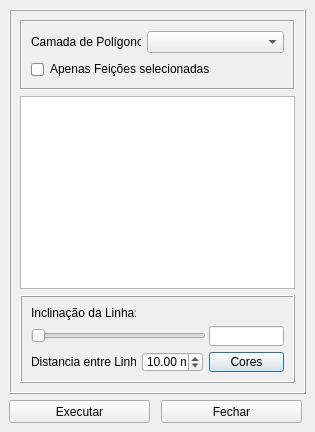
<?xml version="1.0" encoding="UTF-8"?>
<ui version="4.0">
 <class>LinhasdentroPoligonoDialog</class>
 <widget class="QDialog" name="LinhasdentroPoligonoDialog">
  <property name="geometry">
   <rect>
    <x>0</x>
    <y>0</y>
    <width>315</width>
    <height>432</height>
   </rect>
  </property>
  <property name="minimumSize">
   <size>
    <width>315</width>
    <height>432</height>
   </size>
  </property>
  <property name="maximumSize">
   <size>
    <width>329</width>
    <height>432</height>
   </size>
  </property>
  <property name="windowTitle">
   <string>Dialog</string>
  </property>
  <property name="windowIcon">
   <iconset>
    <normaloff>../icones/dentrolinhas.png</normaloff>../icones/dentrolinhas.png</iconset>
  </property>
  <widget class="QFrame" name="frame">
   <property name="geometry">
    <rect>
     <x>9</x>
     <y>9</y>
     <width>297</width>
     <height>385</height>
    </rect>
   </property>
   <property name="frameShape">
    <enum>QFrame::Shape::Box</enum>
   </property>
   <property name="frameShadow">
    <enum>QFrame::Shadow::Raised</enum>
   </property>
   <layout class="QGridLayout" name="gridLayout_3">
    <item row="0" column="0">
     <widget class="QFrame" name="frame_2">
      <property name="frameShape">
       <enum>QFrame::Shape::Box</enum>
      </property>
      <property name="frameShadow">
       <enum>QFrame::Shadow::Sunken</enum>
      </property>
      <layout class="QGridLayout" name="gridLayout">
       <item row="0" column="0">
        <widget class="QLabel" name="label">
         <property name="maximumSize">
          <size>
           <width>110</width>
           <height>20</height>
          </size>
         </property>
         <property name="text">
          <string>Camada de Polígonos:</string>
         </property>
        </widget>
       </item>
       <item row="0" column="1">
        <widget class="QComboBox" name="comboBoxCamada">
         <property name="minimumSize">
          <size>
           <width>0</width>
           <height>0</height>
          </size>
         </property>
        </widget>
       </item>
       <item row="1" column="0" colspan="2">
        <widget class="QCheckBox" name="checkBoxSeleciona">
         <property name="minimumSize">
          <size>
           <width>0</width>
           <height>20</height>
          </size>
         </property>
         <property name="maximumSize">
          <size>
           <width>16777215</width>
           <height>20</height>
          </size>
         </property>
         <property name="styleSheet">
          <string notr="true">QCheckBox::indicator {
    width: 11px;  /* Aumentei um pouco o tamanho para melhor visualização */
    height: 11px;
    border-radius: 2px; /* Cantos ligeiramente arredondados */
    background-color: #ffffff; /* Cor de fundo padrão */
    border: 1px solid #8a8a8a; /* Borda padrão */
    transition: all 0.2s ease; /* Suaviza as transições */
}

QCheckBox::indicator:hover {
    background-color: #ffffd5; /* Amarelo suave ao passar o mouse */
    border: 1px solid #8a8a8a; /* Borda padrão ao passar o mouse */
    border-radius: 2px; /* Mantém os cantos arredondados */
}

QCheckBox::indicator:checked {
    width: 11px;  /* Aumentei um pouco o tamanho para melhor visualização */
    height: 11px;
    background-color: #ffff00; /* Amarelo mais forte ao ser clicado */
    border: 1px solid #65964b; /* Borda verde escura ao ser clicado */
    border-radius: 3px; /* Mantém os cantos arredondados */
    box-shadow: inset 0px 4px 8px rgba(255, 0, 0, 0.5); /* Sombra interna para efeito 3D */
}</string>
         </property>
         <property name="text">
          <string>Apenas Feições selecionadas</string>
         </property>
        </widget>
       </item>
      </layout>
     </widget>
    </item>
    <item row="1" column="0">
     <widget class="QGraphicsView" name="graphicsView">
      <property name="minimumSize">
       <size>
        <width>275</width>
        <height>192</height>
       </size>
      </property>
      <property name="maximumSize">
       <size>
        <width>275</width>
        <height>193</height>
       </size>
      </property>
     </widget>
    </item>
    <item row="2" column="0">
     <widget class="QFrame" name="frame_3">
      <property name="frameShape">
       <enum>QFrame::Shape::Box</enum>
      </property>
      <property name="frameShadow">
       <enum>QFrame::Shadow::Raised</enum>
      </property>
      <layout class="QGridLayout" name="gridLayout_2">
       <item row="0" column="0">
        <widget class="QLabel" name="label_2">
         <property name="text">
          <string>Inclinação da Linha:</string>
         </property>
        </widget>
       </item>
       <item row="1" column="0" colspan="2">
        <widget class="QSlider" name="horizontalSlider">
         <property name="minimumSize">
          <size>
           <width>175</width>
           <height>20</height>
          </size>
         </property>
         <property name="maximumSize">
          <size>
           <width>175</width>
           <height>22</height>
          </size>
         </property>
         <property name="maximum">
          <number>360</number>
         </property>
         <property name="orientation">
          <enum>Qt::Orientation::Horizontal</enum>
         </property>
        </widget>
       </item>
       <item row="1" column="2" colspan="2">
        <widget class="QLineEdit" name="lineEditAngulo">
         <property name="maximumSize">
          <size>
           <width>75</width>
           <height>20</height>
          </size>
         </property>
        </widget>
       </item>
       <item row="2" column="0">
        <widget class="QLabel" name="label_3">
         <property name="text">
          <string>Distancia entre Linhas:</string>
         </property>
        </widget>
       </item>
       <item row="2" column="1">
        <widget class="QDoubleSpinBox" name="doubleSpinBoxEspassamento">
         <property name="maximumSize">
          <size>
           <width>61</width>
           <height>20</height>
          </size>
         </property>
         <property name="suffix">
          <string> m</string>
         </property>
         <property name="minimum">
          <double>1.000000000000000</double>
         </property>
         <property name="maximum">
          <double>500.000000000000000</double>
         </property>
         <property name="singleStep">
          <double>1.000000000000000</double>
         </property>
         <property name="value">
          <double>10.000000000000000</double>
         </property>
        </widget>
       </item>
       <item row="2" column="2" colspan="2">
        <widget class="QPushButton" name="pushButtonCor">
         <property name="maximumSize">
          <size>
           <width>75</width>
           <height>20</height>
          </size>
         </property>
         <property name="styleSheet">
          <string notr="true">QPushButton {
    /* Mantém o estilo original do botão */
    transition: all 0.2s ease; /* Suaviza todas as transições de estado */
}

QPushButton:hover {
    background-color: qlineargradient(spread:pad, x1:0, y1:0, x2:0, y2:1, stop:0 #ccffcc, stop:1 #99ffcc); /* Gradiente suave em tons de aquamarine claro */
    border: 1px solid #66ffcc; /* Borda aquamarine mais escura */
    border-radius: 5px; /* Cantos arredondados */
    box-shadow: 0px 4px 8px rgba(127, 255, 212, 0.8); /* Sombra aquamarine brilhante e levemente deslocada para dar profundidade */
}

QPushButton:pressed {
    background-color: qlineargradient(spread:pad, x1:0, y1:0, x2:0, y2:1, stop:0 #99ffcc, stop:1 #66ffcc); /* Gradiente mais escuro para efeito pressionado */
    border: 1px solid #33cc99; /* Borda aquamarine ainda mais escura */
    box-shadow: inset 0px 4px 8px rgba(127, 255, 212, 0.8); /* Sombra interna para dar a impressão de que o botão foi pressionado */
    transform: scale(0.98); /* Leve redução no tamanho para simular o pressionar */
}
</string>
         </property>
         <property name="text">
          <string>Cores</string>
         </property>
        </widget>
       </item>
      </layout>
     </widget>
    </item>
   </layout>
  </widget>
  <widget class="QPushButton" name="pushButtonExecutar">
   <property name="geometry">
    <rect>
     <x>9</x>
     <y>400</y>
     <width>141</width>
     <height>23</height>
    </rect>
   </property>
   <property name="styleSheet">
    <string notr="true">/* Estado normal: mantém o estilo original definido pelo Qtdesigner */
QPushButton {
    /* Não há alterações aqui, preserva o visual padrão */
}

/* Ao passar o mouse: aplica o efeito &quot;Windows Vista&quot; com azul padrão,
   onde a parte inferior apresenta um tom mais claro e iluminado */
QPushButton:hover {
    background: qlineargradient(
        spread: pad,
        x1: 0, y1: 0,
        x2: 0, y2: 1,
        stop: 0   #87CEFA,   /* Topo: LightSkyBlue, leve e claro */
        stop: 0.8 #1E90FF,   /* Meio: DodgerBlue, cor padrão e vibrante */
        stop: 1   #ADD8E6    /* Fundo: LightBlue, mais claro e iluminado */
    );
    border: 1px solid #1E90FF; /* Realça a borda com DodgerBlue */
    border-radius: 4px;        /* Garante cantos arredondados, se necessário */
    transition: all 0.2s ease; /* Suaviza a transição do efeito */
}

/* Ao clicar: fixa o efeito com cor sólida e aparência &quot;pressionada&quot; */
QPushButton:pressed {
    background: qlineargradient(
        spread: pad,
        x1: 0, y1: 0,
        x2: 0, y2: 1,
        stop: 0   #1E90FF,   /* Inicia com DodgerBlue */
        stop: 1   #1874CD    /* Finaliza com um tom mais escuro */
    );
    border: 1px solid #1560BD; /* Borda levemente escurecida */
    transform: scale(0.98);     /* Sutil redução de escala para simular clique */
}
</string>
   </property>
   <property name="text">
    <string>Executar</string>
   </property>
  </widget>
  <widget class="QPushButton" name="pushButtonFechar">
   <property name="geometry">
    <rect>
     <x>161</x>
     <y>400</y>
     <width>141</width>
     <height>23</height>
    </rect>
   </property>
   <property name="styleSheet">
    <string notr="true">QPushButton {
    /* Mantém o estilo original do botão */
    transition: all 0.2s ease; /* Suaviza todas as transições de estado */
}

QPushButton:hover {
    background-color: qlineargradient(spread:pad, x1:0, y1:0, x2:0, y2:1, stop:0 #ffcccc, stop:1 #ff9999); /* Gradiente suave em tons de vermelho claro */
    border: 1px solid #ff6666; /* Borda vermelha mais escura */
    border-radius: 4px; /* Cantos arredondados */
    box-shadow: 0px 4px 8px rgba(255, 0, 0, 0.8); /* Sombra vermelha brilhante e levemente deslocada para dar profundidade */
}

QPushButton:pressed {
    background-color: qlineargradient(spread:pad, x1:0, y1:0, x2:0, y2:1, stop:0 #ff9999, stop:1 #ff6666); /* Gradiente mais escuro para efeito pressionado */
    border: 1px solid #cc0000; /* Borda vermelha ainda mais escura */
    box-shadow: inset 0px 4px 8px rgba(255, 0, 0, 0.8); /* Sombra interna para dar a impressão de que o botão foi pressionado */
    transform: scale(0.98); /* Leve redução no tamanho para simular o pressionar */
}
</string>
   </property>
   <property name="text">
    <string>Fechar</string>
   </property>
  </widget>
 </widget>
 <resources/>
 <connections/>
</ui>
